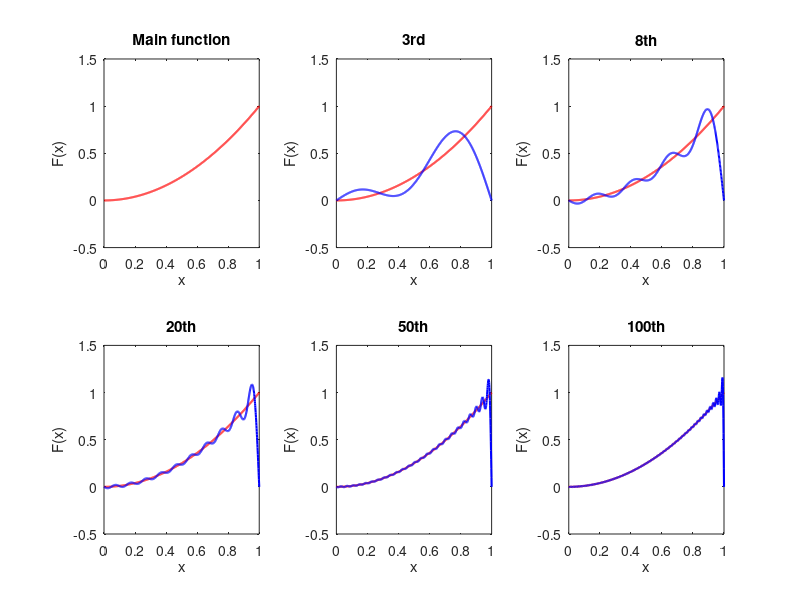
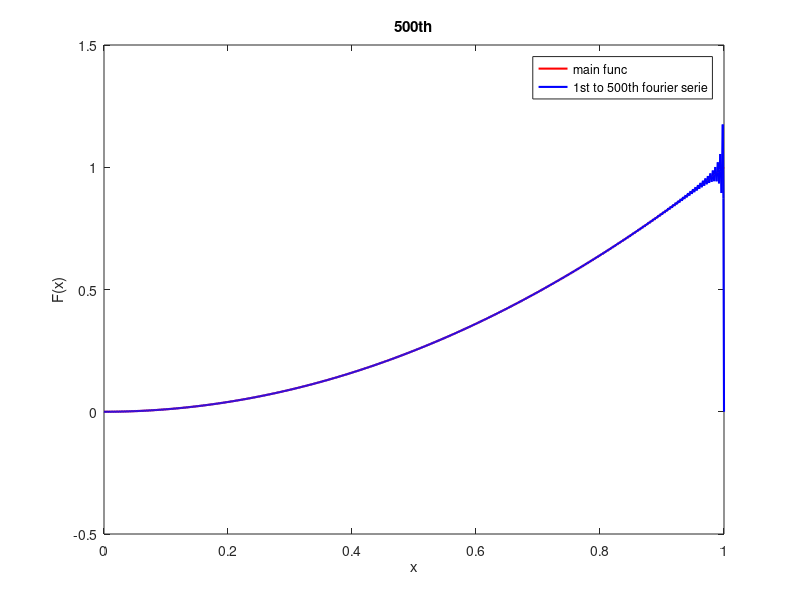

These charts were generated, in order, by the following MATLAB code:
clc;
clear;
close all;
% By Hamidreza Sanati Ghazani
% Stu_id : 140051411058
% Tel_id : @hamid_sg
% Email  : hamidrezaghazani1382@gmail.com

%%
x_x = 0:0.001:1;
L = 1;

%% Main Func points
M_x = 0:0.001:1;
M_y = M_x.^2;



%%
figure(1)
subplot(2,3,1)
plot(M_x,M_y,'r','linewidth',1.5);
axis([0,1,-0.5,1.5])
ylabel('F(x)');xlabel('x');
title('Main function')



%%
subplot(2,3,2)
plot(M_x,M_y,'r','linewidth',1.5);
axis([0,1,-0.5,1.5])
hold on;
n = 1:3;
%% Generate Bn
f1 = @(x) x.^2*sin(n*pi/L*x);
B1 = 2/L*integral(f1,0,L,'arrayvalued',true);
Bn = B1;
%% Generate Foureir Serie of F
for i = 1:numel(x_x)
    B(i,:) = Bn.*sin(n*pi/L*x_x(i));
end
F = sum(B,2);

plot(x_x,F,'b','linewidth',1.5)
ylabel('F(x)');xlabel('x');
title('3rd')
clear B F;



%%
subplot(2,3,3)
plot(M_x,M_y,'r','linewidth',1.5);
axis([0,1,-0.5,1.5])
hold on;
n = 1:8;
%% Generate Bn
f1 = @(x) x.^2*sin(n*pi/L*x);
B1 = 2/L*integral(f1,0,L,'arrayvalued',true);
Bn = B1;
%% Generate Foureir Serie of F
for i = 1:numel(x_x)
    B(i,:) = Bn.*sin(n*pi/L*x_x(i));
end
F = sum(B,2);

plot(x_x,F,'b','linewidth',1.5)
ylabel('F(x)');xlabel('x');
title('8th')
clear B F;




%%
subplot(2,3,4)
plot(M_x,M_y,'r','linewidth',1.5);
axis([0,1,-0.5,1.5])
hold on;
n = 1:20;
%% Generate Bn
f1 = @(x) x.^2*sin(n*pi/L*x);
B1 = 2/L*integral(f1,0,L,'arrayvalued',true);
Bn = B1;
%% Generate Foureir Serie of F
for i = 1:numel(x_x)
    B(i,:) = Bn.*sin(n*pi/L*x_x(i));
end
F = sum(B,2);


plot(x_x,F,'b','linewidth',1.5)
ylabel('F(x)');xlabel('x');
title('20th')
clear B F;



%%
subplot(2,3,5)
plot(M_x,M_y,'r','linewidth',1.5);
axis([0,1,-0.5,1.5])
hold on;
n = 1:50;
%% Generate Bn
f1 = @(x) x.^2*sin(n*pi/L*x);
B1 = 2/L*integral(f1,0,L,'arrayvalued',true);
Bn = B1;
%% Generate Foureir Serie of F
for i = 1:numel(x_x)
    B(i,:) = Bn.*sin(n*pi/L*x_x(i));
end
F = sum(B,2);

plot(x_x,F,'b','linewidth',1.5)
ylabel('F(x)');xlabel('x');
title('50th')
clear B F;



%%
subplot(2,3,6)
plot(M_x,M_y,'r','linewidth',1.5);
axis([0,1,-0.5,1.5])
hold on;
n = 1:100;
%% Generate Bn
f1 = @(x) x.^2*sin(n*pi/L*x);
B1 = 2/L*integral(f1,0,L,'arrayvalued',true);
Bn = B1;
%% Generate Foureir Serie of F
for i = 1:numel(x_x)
    B(i,:) = Bn.*sin(n*pi/L*x_x(i));
end
F = sum(B,2);

plot(x_x,F,'b','linewidth',1.5)
ylabel('F(x)');xlabel('x');
title('100th')
clear B F;


%%
figure(2)
plot(M_x,M_y,'r','linewidth',1.5);
axis([0,1,-0.5,1.5])
hold on;
n = 1:500;
%% Generate Bn
f1 = @(x) x.^2*sin(n*pi/L*x);
B1 = 2/L*integral(f1,0,L,'arrayvalued',true);
Bn = B1;
%% Generate Foureir Serie of F
for i = 1:numel(x_x)
    B(i,:) = Bn.*sin(n*pi/L*x_x(i));
end
F = sum(B,2);

plot(x_x,F,'b','linewidth',1.5)
ylabel('F(x)');xlabel('x');
title('500th')
clear B F;
ylabel('F(x)');xlabel('x');
legend('main func','1st to 500th fourier serie');

